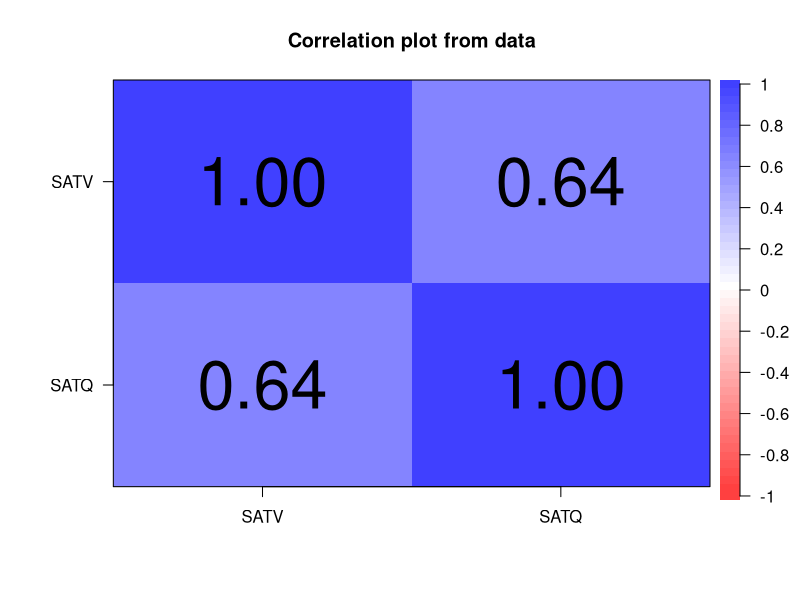

Reproduce this figure in R.
#Answer for 1 
install.packages("psych")
library(psych)
install.packages("Hmisc")
library(Hmisc)
# To construct the confidence interval of pearson correlation coefficient we test corr.test() method
df<-sat.act
#to remove the NA value
df$SATQ<-ifelse(is.na(df$SATQ),ave(df$SATQ,FUN=function(x) mean(x,na.rm = TRUE)),df$SATQ)
cor.test(df$SATV,df$SATQ,alternative = 'two.sided',method = 'pearson',conf.level = 0.95)
cor.plot(df[5:6],cuts = 0.05,cex = 2)
